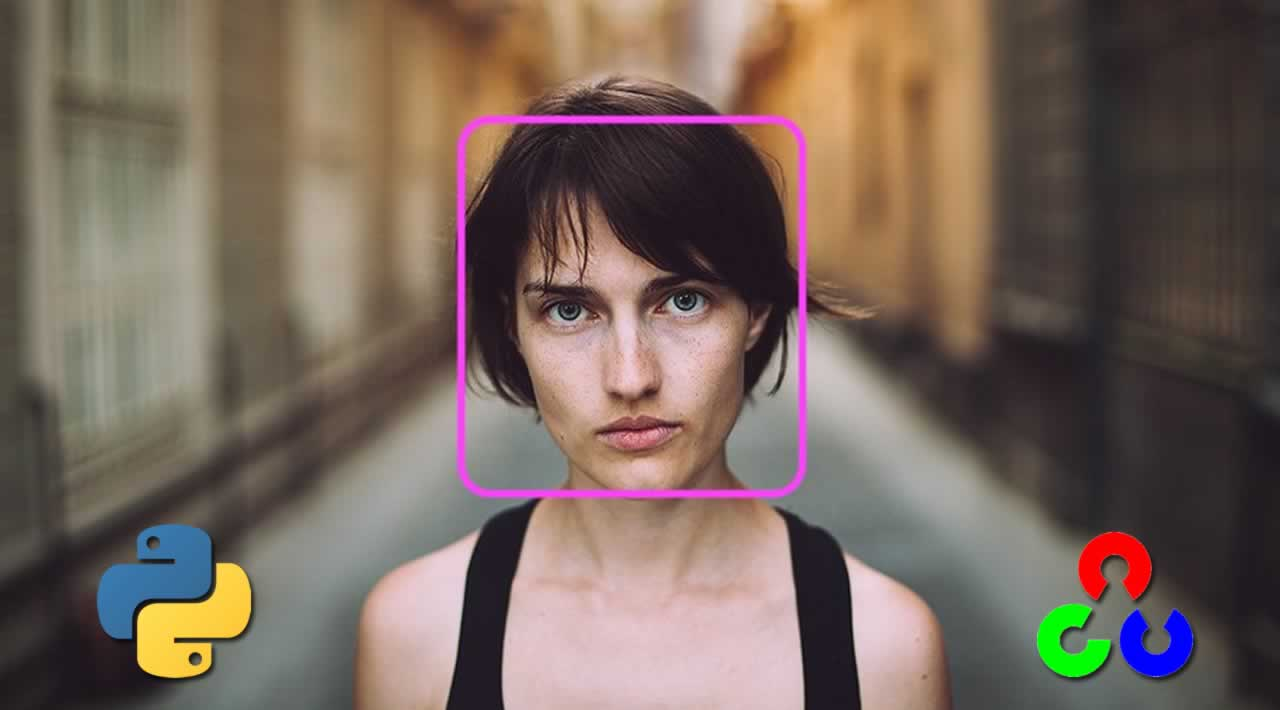
#> input picture test.png, 1280 x 710 px
$ python iris.py
#> lines starting #> are read from the running program, lines starting #| are printed output that depends on the picture; after the words box and inside, x2 and y2 are one past the last pixel; in counts of white or black regions, pixels touching at a corner belong together
import cv2
import imutils


FACE_CASCADE_PATH = './data/haarcascade_frontalcatface_extended.xml'
EYE_CASCADE_PATH = './data/haarcascade_eye.xml'


face_detector = cv2.CascadeClassifier(FACE_CASCADE_PATH)
eye_detector = cv2.CascadeClassifier(EYE_CASCADE_PATH)


# [51 lines left out: function detect, not called in this run]


if __name__ == '__main__':
	img = cv2.imread('./test.png')
#> img is the input picture: shape (710, 1280, 3); mean B, G, R 92.6, 102.5, 119.2
	# img = imutils.resize(img, width=500)
	img_g = cv2.cvtColor(img, cv2.COLOR_BGR2GRAY)
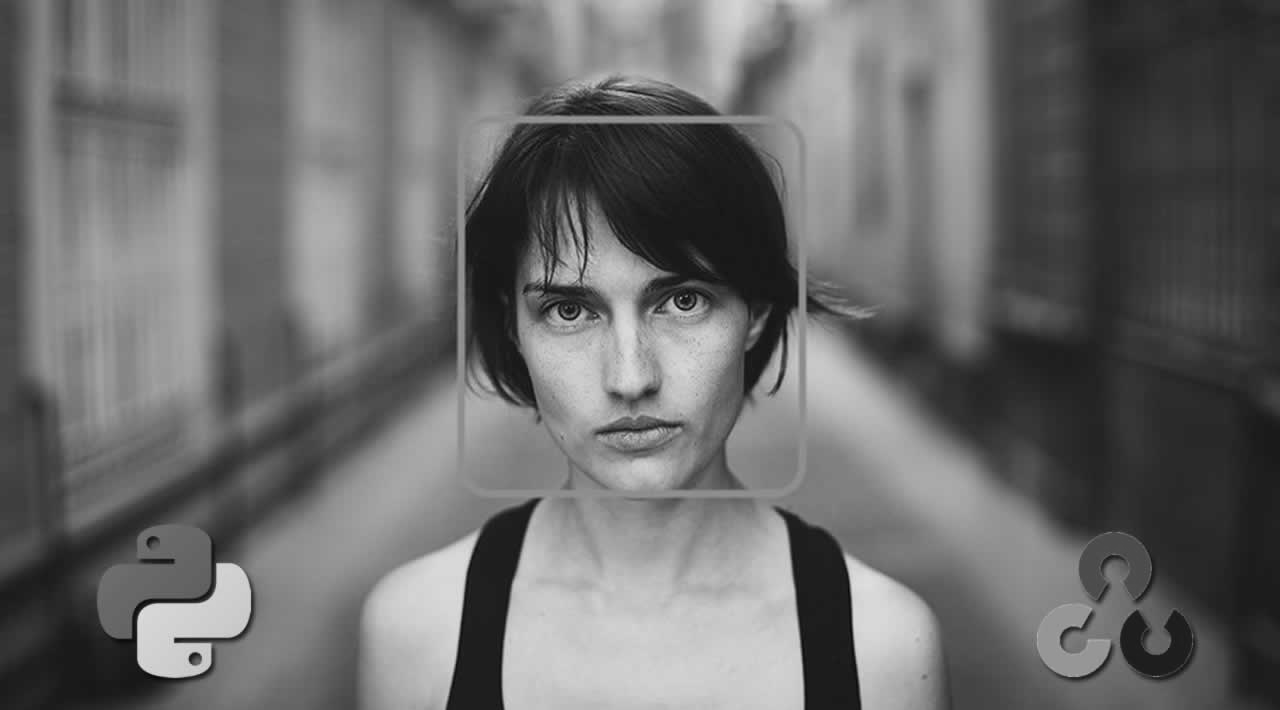
#> img_g: shape (710, 1280); min 4, max 233, mean 106.4
	img_g = cv2.equalizeHist(img_g)
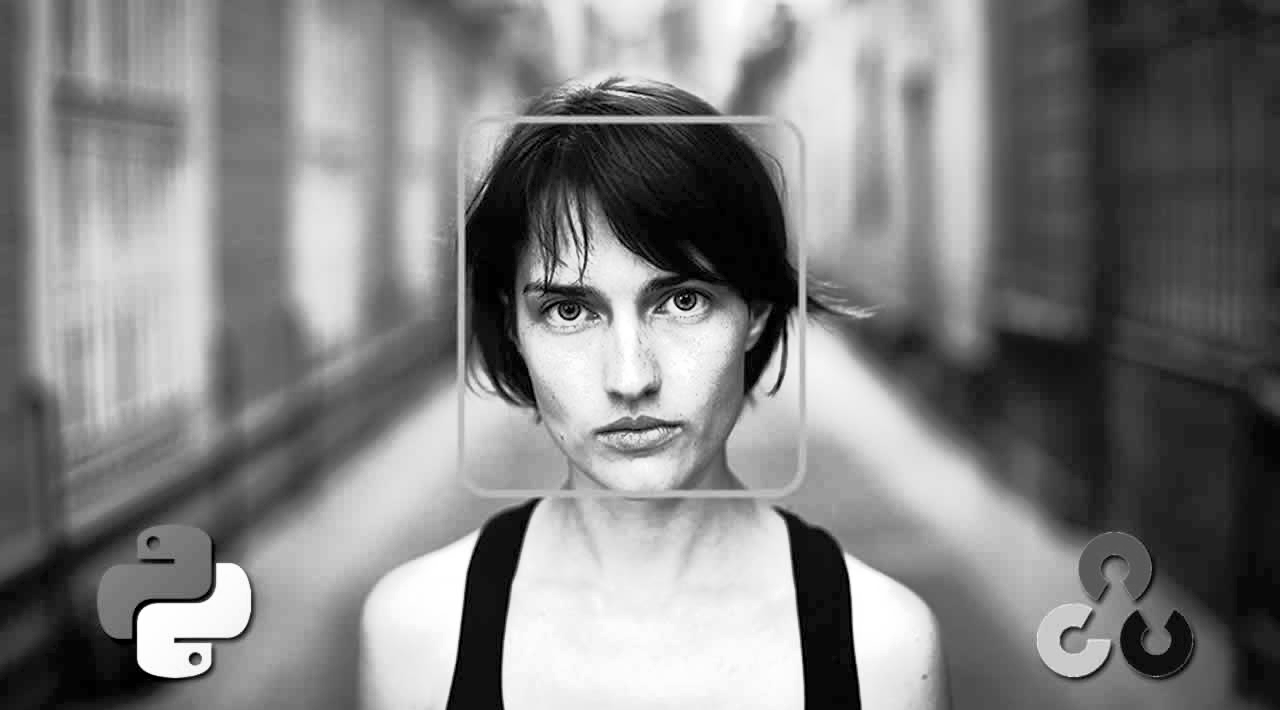
#> img_g: shape (710, 1280); min 0, max 255, mean 128.5


	results = face_detector.detectMultiScale(
		img_g, scaleFactor=1.05, minNeighbors=5,
		minSize=(10, 10), flags=cv2.CASCADE_SCALE_IMAGE)
#> results = [[470, 179, 281, 281]]

	print(results)
#| [[470 179 281 281]]

	for (fX, fY, fW, fH) in results:
		# extract the face ROI
		faceROI = img_g[fY:fY+ fH, fX:fX + fW]
		# apply eyes detection to the face ROI
		eyeRects = eye_detector.detectMultiScale(
			faceROI, scaleFactor=1.1, minNeighbors=10,
			minSize=(5, 5), flags=cv2.CASCADE_SCALE_IMAGE)

		# loop over the eye bounding boxes
		for (eX, eY, eW, eH) in eyeRects:
			print('EYEEE')
			# draw the eye bounding box
			ptA = (fX + eX, fY + eY)
			ptB = (fX + eX + eW, fY + eY + eH)
			cv2.rectangle(img, ptA, ptB, (0, 0, 255), 2)

		# draw the face bounding box on the frame
		cv2.rectangle(img, (fX, fY), (fX + fW, fY + fH),
			(0, 255, 0), 2)
#> this loop made 1 pass
#> (fX, fY, fW, fH, eyeRects) on pass 1: (470, 179, 281, 281, [[171, 90, 65, 65], [62, 102, 63, 63]])
#| EYEEE
#| EYEEE
#> pass 1, `faceROI = img_g[fY:fY+ fH, fX:fX + fW]`:
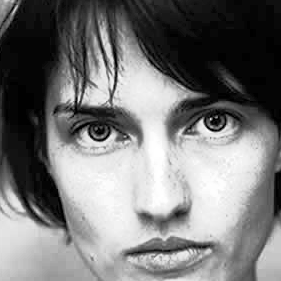
#> faceROI: shape (281, 281); min 0, max 255, mean 119.8
#> after the loop:
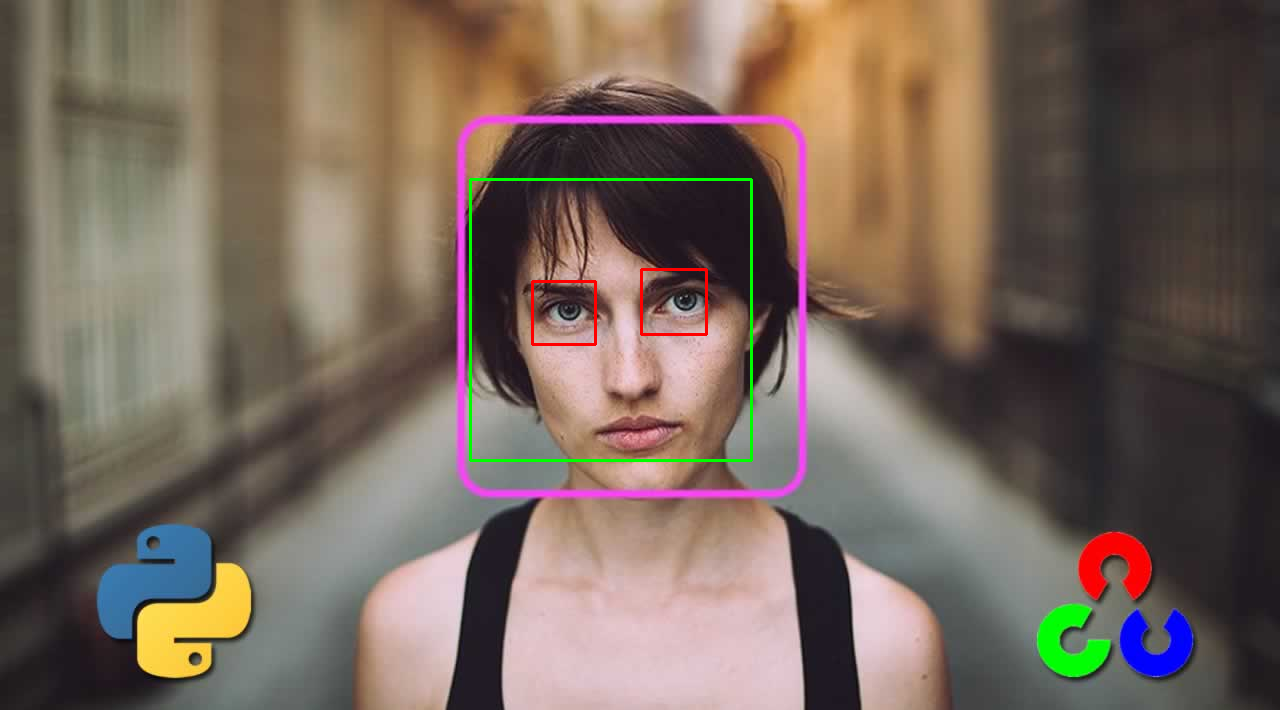
#> img: shape (710, 1280, 3); 0.54% of pixels changed, all inside (x1, y1, x2, y2) = (469, 178, 753, 462)


	cv2.imshow('Test', img)

	cv2.waitKey(0)

$ run again, with john-cena.png copied over test.png
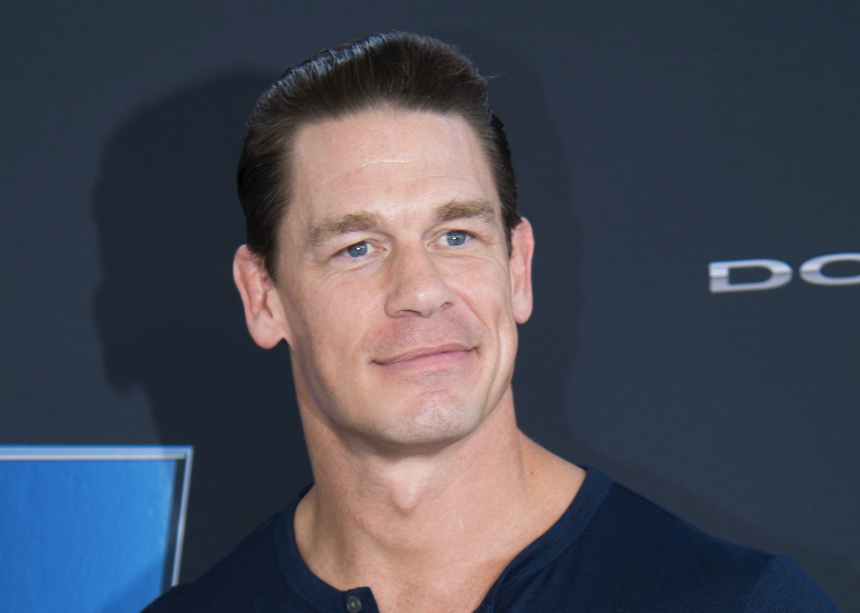
#> input picture john-cena.png, 1720 x 1226 px (shown at 1/2 size)
#> img is the input picture: shape (1226, 1720, 3); mean B, G, R 86.6, 74.9, 72.7
#> `img_g = cv2.cvtColor(img, cv2.COLOR_BGR2GRAY)`:
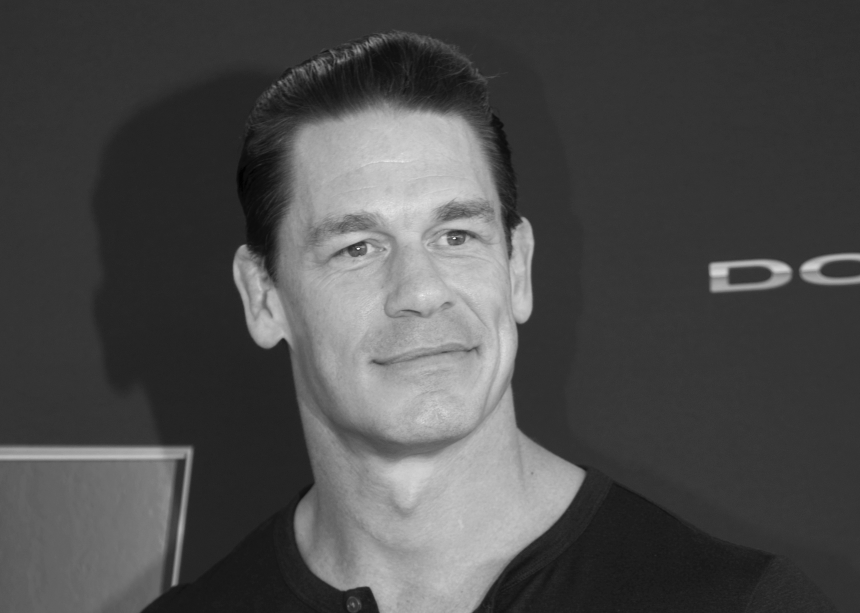
#> img_g: shape (1226, 1720) (shown at 1/2 size); min 0, max 254, mean 75.5
#> `img_g = cv2.equalizeHist(img_g)`:
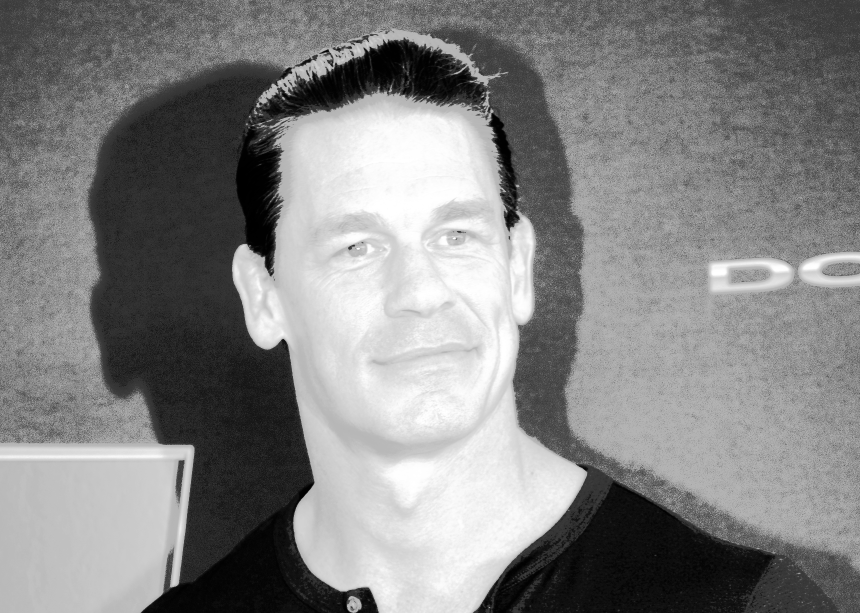
#> img_g: shape (1226, 1720) (shown at 1/2 size); min 0, max 255, mean 131.5
#> results = ()
